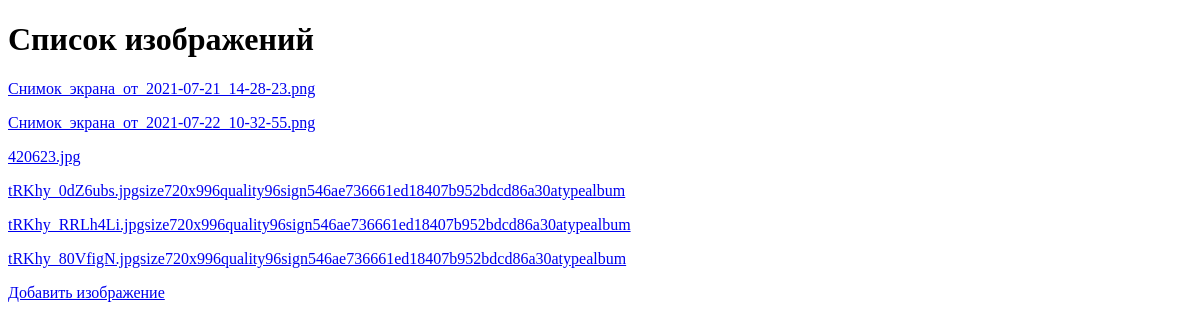
The app's page /, older data.
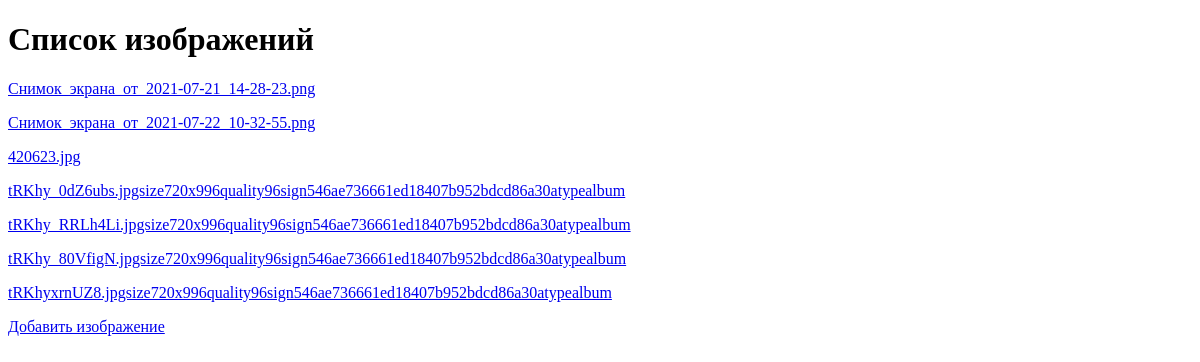
The same page, newer data.
### images/models.py (models this page shows, shortened)
class Image(models.Model):
    IMAGE_TYPES = {
        '.jpg': 'JPEG',
        '.jpeg': 'JPEG',
        '.gif': 'GIF',
        '.png': 'PNG'
    }
    image = models.ImageField(
        upload_to='images/%Y/%m/%d/',
        null=True,
        blank=True,
        verbose_name='Файл'
    )
    formatted_image = models.ImageField(
        upload_to='images/%Y/%m/%d/',
        null=True,
        blank=True,
        verbose_name='Отформатированное изображение'
    )
    image_url = models.URLField(blank=True, null=True, verbose_name='Ссылка')
    class Meta:
        verbose_name = 'Изображение'
    def get_absolute_url(self):
        return reverse('image_detail', kwargs={'pk': self.pk})
    def __str__(self):
        return self.image.name.split('/')[-1]

### images/views.py (the view)
# urls.py: path('', HomeView.as_view(), name='home'),
class HomeView(ListView):
    model = Image
    template_name = 'images/index.html'
    context_object_name = 'images'

### images/templates/images/index.html (shortened to what this page needs)
<!DOCTYPE html>
<html lang="en">
<head>
</head>
<body>
<h1>Список изображений</h1>
{% if images %}
    {% for image in images %}
    <p><a href="{{ image.get_absolute_url }}">{{ image }}</a></p>
    {% endfor %}
{% else %}
    Нет доступных изображений
{% endif %}
<p><a href="{% url 'upload_image' %}">Добавить изображение</a></p>
</body>
</html>

Row changes from the older to the newer data that the page shows:
added Image: image "tRKhyxrnUZ8.jpgsize720x996quality96sign546ae736661ed18407b952bdcd86a30atypealbum"
